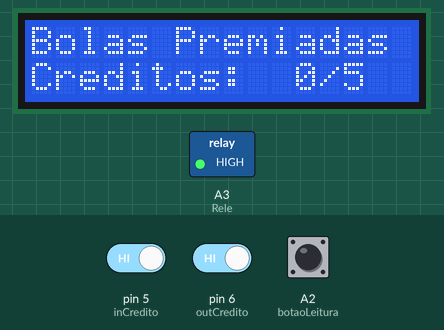
A sketch run on a simulated Arduino Uno, built with avr-gcc and run on an emulated ATmega328P. Parts: 16×2 character LCD, switched loads named in the sketch (green lamp = pin HIGH). The inputs (shaded band) are chosen by the test bench; at power-on: A2 (botaoLeitura) HIGH, pin 5 (inCredito) HIGH, pin 6 (outCredito) HIGH. EEPROM starts erased; the audio player accepts every command and is not drawn.

Above: at 9.4 s.
9.5 s: A2 (botaoLeitura) pulled LOW for 1 s
At 10.3 s:
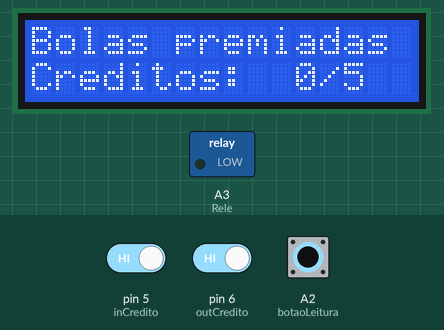
12.0 s: pin 5 (inCredito) driven LOW
At 12.08 s:
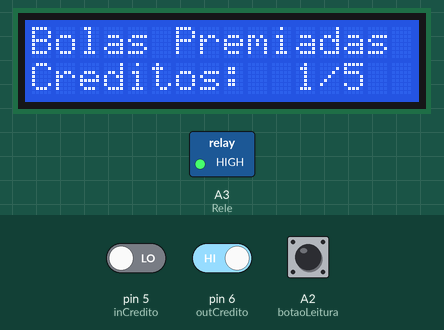
13.5 s: pin 6 (outCredito) driven LOW
At 14.27 s:
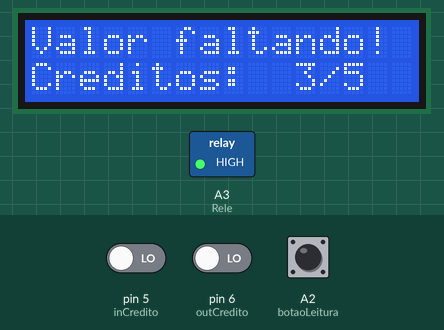
15.9 s: A2 (botaoLeitura) pulled LOW for 0.15 s
At 17.08 s:
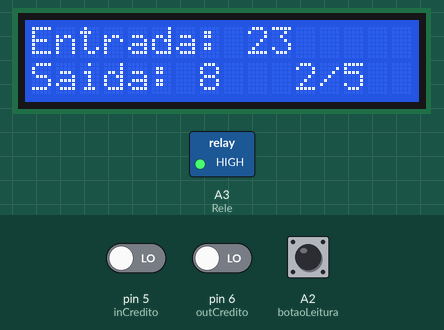
18.7 s: pin 5 (inCredito) driven HIGH
At 19.8 s:
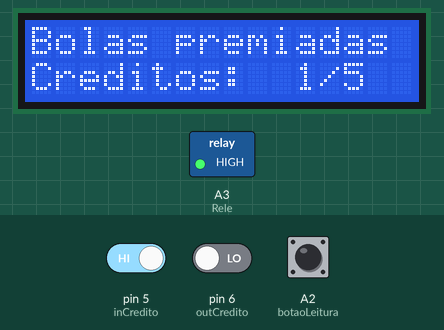
Timing chart, 0 to 21.3 s (numbered marks = the images above; inputs shaded):
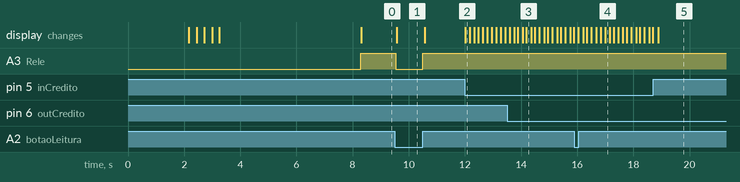

The sketch:

M_quina_de_Bolas_R_5_MP3.ino
```cpp
//Programa: Trocadora de Fichas
//Autor: Vitor Gabriel do Carmo Alves da Silva

//Bibliotecas
#include <LiquidCrystal_I2C.h> //LCD
#include <EEPROM.h>
#include <SoftwareSerial.h>
#include <DFPlayer_Mini_Mp3.h>

SoftwareSerial mySerial(2, 3); // RX, TX

//LCD
#define endereco  0x27
#define colunas   16
#define linhas    2
LiquidCrystal_I2C lcd(endereco, colunas, linhas);

//Definição dos Botões

//Inserir Creditos
const int inCredito = 5; //Pino
int inEstado = 0; //Estado

//Saída de Creditos (Sensor)
const int outCredito = 6; //Pino
int outEstado = 0; //Estado

//Leitura de Entrada e Saída
#define botaoLeitura A2 //Pino
int estadoLeitura = 0; //Estado

//Resetar Quantidade de Fichas
#define botaoFicha A1 //Pino
int estadoFicha = 0; //Estado

//Definição do Rele
#define Rele A3 //Pino

//Define Credito
int atuaisCreditos = 0;
int const maxCreditos = 50;

//Tem Ficha?
bool temFicha = true;

//Apertado botão de Entrada
bool entrada = false;

//Tempo de Delay
unsigned long delayTime = 0;
unsigned long delayTimeButton = 0;
unsigned long delayTimeEntrada = 0;

//Valor de Entradas(IN) e Saídas(OUT)
int IN;
int OUT;

//Ficha
byte ficha;

//Figuras
//Estrela
byte star[] = {
  B00100,
  B10101,
  B01110,
  B01110,
  B01110,
  B01110,
  B10101,
  B00100
};
//Fogo do Foguete
byte rocketFire[] = {
  B11111,
  B11111,
  B00000,
  B11111,
  B11111,
  B00000,
  B11111,
  B11111
};

//Traseira do Foguete
byte rocketBack[] = {
  B11111,
  B11111,
  B01011,
  B11111,
  B11111,
  B01011,
  B11111,
  B11111
};

//Meio do Foguete
byte rocketMiddle[] = {
  B11111,
  B00000,
  B01110,
  B11111,
  B11111,
  B01110,
  B00000,
  B11111
};

//Ponta do Foguete
byte rocketEnd[] = {
  B10000,
  B01000,
  B00100,
  B00011,
  B00011,
  B00100,
  B01000,
  B10000
};

void setup() {

  Serial.begin(9600);

  mySerial.begin(9600);
  mp3_set_serial(mySerial); //set softwareSerial for DFPlayer-mini mp3 module
  mp3_set_EQ (0);
  mp3_set_volume (20);

  //EEPROM: Salvamento e Carregamento
  if(EEPROM[0] != 1){
    EEPROM[0] = 1;
    EEPROM[1] = IN;
    EEPROM[2] = OUT;
    EEPROM[3] = ficha;
  } else {
      IN = EEPROM[1];
      OUT = EEPROM[2];
      ficha = EEPROM[3];
  }

  //LCD
  lcd.init();  //Iniciação do Display LCD
  lcd.backlight(); //Ligar Luz de Fundo

  //1° Tela
  lcd.setCursor(0,0);
  lcd.print("** DIVERKIDS **");
  lcd.setCursor(0,1);
  lcd.print("** BEM-VINDO **");

  delay(2000);
  lcd.clear();

  //2° Tela
  lcd.createChar(1, rocketFire);
  lcd.createChar(2, rocketBack);
  lcd.createChar(3, rocketMiddle);
  lcd.createChar(4, rocketEnd);
  lcd.createChar(5, star);
  for(int i = 0; i < 4; i++)
  {
  lcd.clear();
  lcd.setCursor(i+1,0); //Coloque na coluna 0, linha 0
  lcd.write(1);
  lcd.setCursor(i+2,0); //Coloque na coluna 0, linha 0
  lcd.write(2);
  lcd.setCursor(i+3,0); //Coloque na coluna 0, linha 0
  lcd.write(3);
  lcd.setCursor(i+4,0); //Coloque na coluna 0, linha 0
  lcd.write(3);
  lcd.setCursor(i+5,0); //Coloque na coluna 0, linha 0
  lcd.write(3);
  lcd.setCursor(i+6,0); //Coloque na coluna 0, linha 0
  lcd.write(3);
  lcd.setCursor(i+7,0); //Coloque na coluna 0, linha 0
  lcd.write(3);
  lcd.setCursor(i+8,0); //Coloque na coluna 0, linha 0
  lcd.write(4);
  lcd.setCursor(6-i,1); //Coloque na coluna 0, linha 0
  lcd.print("DiverKids");
  delay(250);
  }
  lcd.setCursor(0,0); //Coloque na coluna 0, linha 0
  lcd.write(5);
  lcd.setCursor(15,0); //Coloque na coluna 0, linha 0
  lcd.write(5);

  delay(5000);
  lcd.clear();

  //3° e Normal Tela do Display
  lcd.setCursor(0,0);
  lcd.print("Bolas Premiadas");
  lcd.setCursor(0,1);
  lcd.print("Creditos:");
  lcd.setCursor(11,1);
  lcd.print(atuaisCreditos);
  if(atuaisCreditos < 10)
  {
    lcd.setCursor(12,1);
    lcd.print("/5");
  }
  else
  {
    lcd.setCursor(13,1);
    lcd.print("/5");
  }

  //Estado dos Botões
  pinMode(inCredito, INPUT); //Credito
  pinMode(outCredito, INPUT); //Sensor
  pinMode(botaoLeitura, INPUT_PULLUP); //Leitura
  pinMode(botaoFicha, INPUT_PULLUP); //Ficha

  //Rele
  pinMode(Rele, OUTPUT);
  digitalWrite(Rele, HIGH); //Começa sempre desligado

   atuaisCreditos = EEPROM[3];

  lcd.setCursor(11,1);
  lcd.print(atuaisCreditos);
}

void loop()
{
  inEstado = digitalRead(inCredito);
  outEstado = digitalRead(outCredito);
  estadoLeitura = digitalRead(botaoLeitura);

if (inEstado == LOW && atuaisCreditos < maxCreditos)
{
  if(inEstado = HIGH)
  {
  delayTime = 0;
  atuaisCreditos++;
  mp3_set_volume(20);
  mp3_play(1);
  IN++;
  EEPROM[1] = IN;
  ficha++;
  EEPROM[3] = ficha;
  lcd.setCursor(11,1);
  lcd.print(atuaisCreditos);
    if(atuaisCreditos < 10)
  {
    lcd.setCursor(12,1);
    lcd.print("/5");
  }
  else
  {
    lcd.setCursor(13,1);
    lcd.print("/5");
  }
  delay (150);
  }
}
if(atuaisCreditos > 4 && inEstado == HIGH)
{
  if(delayTime > 10 && delayTime < 20)
  {
  mp3_set_volume(25);
  mp3_play(3);
  lcd.clear();
  lcd.setCursor(0,0);
  lcd.print("Aguarde a saida!");
  lcd.setCursor(0,1);
  lcd.print("Creditos:");
  lcd.setCursor(11,1);
  lcd.print(atuaisCreditos);
    if(atuaisCreditos < 10)
  {
    lcd.setCursor(12,1);
    lcd.print("/5");
  }
  else
  {
    lcd.setCursor(13,1);
    lcd.print("/5");
  }
  }

  if(delayTime < 5000)
  {
  delayTime++;
  delay(1);
  }

  if(delayTime == 750 && temFicha == true)
  {
  digitalWrite(Rele, LOW);
  }
}

if(atuaisCreditos <= 0 && delayTimeButton == 0 && entrada == false)
{
  lcd.setCursor(0,0);
  lcd.print("Bolas Premiadas");
  lcd.setCursor(15,0);
  lcd.print(" ");
  delayTime = 0;
  digitalWrite(Rele, HIGH);
}

if(delayTime == 5000)
{
  digitalWrite(Rele, HIGH);
  delayTime = 0;
  delayTimeButton = 0;
  delayTimeButton = 5000;
  temFicha = false;
}

if(delayTime == 200 && temFicha == false)
{
  mp3_stop();
  lcd.clear();
  lcd.setCursor(3,0);
  lcd.print("SEM BOLAS!");
  lcd.setCursor(0,1);
  lcd.print("Creditos:");
  lcd.setCursor(11,1);
  lcd.print(atuaisCreditos);
    if(atuaisCreditos < 10)
  {
    lcd.setCursor(12,1);
    lcd.print("/5");
  }
  else
  {
    lcd.setCursor(13,1);
    lcd.print("/5");
  }
  lcd.print(" ");
}


if(delayTime == 1500 && temFicha == false)
{
  lcd.clear();
  lcd.setCursor(0,0);
  lcd.print("CHAME O TECNICO!");
  lcd.setCursor(0,1);
  lcd.print("Creditos:");
  lcd.setCursor(11,1);
  lcd.print(atuaisCreditos);
  mp3_stop();
    if(atuaisCreditos < 10)
  {
    lcd.setCursor(12,1);
    lcd.print("/5");
  }
  else
  {
    lcd.setCursor(13,1);
    lcd.print("/5");
  }
  lcd.print(" ");
}

if (outEstado == LOW && atuaisCreditos > 1)
{
  mp3_set_volume(25);
  mp3_play(2);
  atuaisCreditos -= 5;
  OUT++;
  EEPROM[2] = OUT;
  ficha -= 5;
  EEPROM[3] = ficha;
  delayTime = 600;
  lcd.setCursor(11,1);
  lcd.print(atuaisCreditos);
    if(atuaisCreditos < 10)
  {
    lcd.setCursor(12,1);
    lcd.print("/5");
  }
  else
  {
    lcd.setCursor(13,1);
    lcd.print("/5");
  }
  lcd.print(" ");
  if(atuaisCreditos < 5)
  {
    lcd.setCursor(0,0);
    lcd.print("Valor faltando!");
  }
  digitalWrite(Rele, HIGH);
  delay(120);
}

if (estadoLeitura == LOW)
  entrada = true;

if(entrada == true && delayTimeEntrada == 1)
{
  lcd.clear();
  lcd.setCursor(0,0);
  lcd.print("Entrada:");
  lcd.setCursor(9,0);
  lcd.print(IN);
  lcd.setCursor(0,1);
  lcd.print("Saida:");
  lcd.setCursor(7,1);
  lcd.print(OUT);
}

if(estadoLeitura == LOW & delayTime == 0)
{
  delayTimeButton++;
  delayTimeEntrada = 0;
}

if (estadoLeitura == HIGH & entrada == true)
{
  delayTimeEntrada++;
}

if (estadoLeitura == HIGH & delayTimeButton > 0)
{
  digitalWrite(Rele, HIGH);
  delayTimeButton = 0;
}

if (delayTimeButton == 600)
{
 delayTimeEntrada = 5000;
 digitalWrite(Rele, LOW);
}

if (delayTimeEntrada >= 600 && entrada == true)
  {
  lcd.clear();
  lcd.setCursor(0,0);
  lcd.print("Bolas premiadas");
  lcd.setCursor(0,1);
  lcd.print("Creditos:");
  lcd.setCursor(11,1);
  lcd.print(atuaisCreditos);
    if(atuaisCreditos < 10)
  {
    lcd.setCursor(12,1);
    lcd.print("/5");
  }
  else
  {
    lcd.setCursor(13,1);
    lcd.print("/5");
  }
  entrada = false;
  delayTimeEntrada = 0;
  }

  if(IN == 1000000)
  {
     IN = 1;
     EEPROM[1] = IN;
  }

  if(OUT == 1000000)
  {
     OUT = 1;
     EEPROM[2] = OUT;
  }

    if(atuaisCreditos < 0)
  {
    atuaisCreditos = 0;
    ficha = 0;
    EEPROM[3] = ficha;
  }
  if(ficha < 0)
  {
    atuaisCreditos = 0;
    ficha = 0;
    EEPROM[3] = ficha;
  }
}
```

Measured:
- after the input at 9.5 s, A3 (Rele): HIGH → LOW at once, → HIGH 0.96 s later; the display: changes after 0.07 s (image 1)
- after the input at 12.0 s, the display: changes at once (image 2)
- after the input at 15.9 s, the display: first differs from a run without the input after 0.93 s (image 4 shows a later state)
- after the input at 18.7 s, the display: changes after 0.19 s (image 5)
